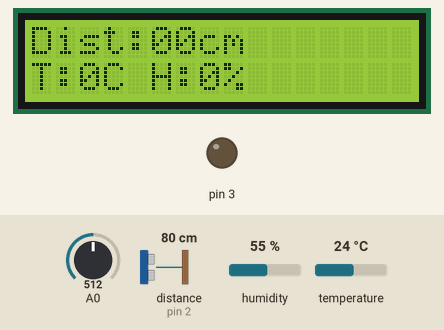
The sketch below on a simulated Arduino Uno, built with avr-gcc and run on an emulated ATmega328P. Parts: 16×2 character LCD, output pins drawn as LEDs (lit = HIGH). The inputs (shaded band) are chosen by the test bench; at power-on: A0 = 512, distance to the obstacle (sensor on pin 2) 80 cm, humidity 55 %, temperature 24 °C. The echo pulse lasts 58.3 µs per cm.

Above: at 2.1 s.
At 38.1 s:
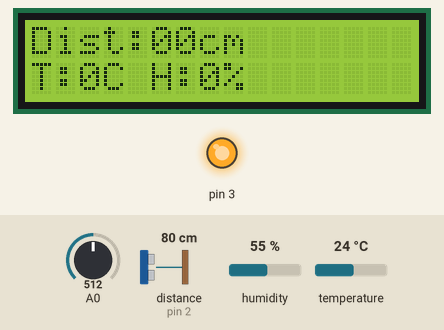
Timing chart, 0 to 129.5 s (numbered marks = the images above):
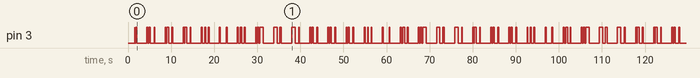

The sketch:

communications_final.ino
```cpp
/* Transmits data using a white LED and recieves it using a photoresistor */

#include <Ultrasonic.h>                   // import ultrasonic library by eric simoes
#include <LiquidCrystal.h>                // import LCD library
#include <dht.h>                         //import Temp/Humidity library

Ultrasonic ultrasonic(4,2);               // Register ultrasonic sensor with interface pins ultrasonic(echo, trig)
LiquidCrystal lcd(0,1,8,9,10,11);         // Register the LCD with interface pins e.g. RS:0, E:1, D4:8, D5:9, D6: 10, D7:11)

#define dht_apin A1 // Analog Pin sensor is connected to
dht DHT;

#define STX 0x70
#define ETX 0x71

char txButton, txTilt, txPot, txA, txB, txC, txD;
char txBuffer[8] = {0,0,0,0,0,0,0,ETX};
char rxBuffer[7];
char rxButton, rxTilt, rxPot, rxA, rxB, rxC, rxD;
int  rx_index;


const long readInterval = 1000;
unsigned long previousReadMillis = 0;

void readInputs()
{
  // Reads the inputs in the mini-projects
  // Uses txButton, txTilt, txPot, txA, txB, txC, txD;
  unsigned long currentReadMillis = millis();

  txButton = '0';
  txTilt = '0';
  txPot = '0';

  if (currentReadMillis - previousReadMillis >= readInterval) //Can only read temp/humid every so often
  {
    previousReadMillis = previousReadMillis + readInterval; //Saves last reading

    int readDistance = ultrasonic.distanceRead();
    if(readDistance < 100){
      int lastChar = readDistance % 10;
      readDistance = readDistance / 10;
      int firstChar = readDistance % 10;
      txA = firstChar;
      txB = lastChar;
    }
    DHT.read11(dht_apin);
    int temp = int(DHT.temperature);
    int humid = int(DHT.humidity);
    txC = temp;
    txD = humid;
  }
}


const long writeInterval = 500;
unsigned long previousWriteMillis = 0;

void writeOutputs()
{
  // Writes the outputs in the mini-projects
  // Uses rxButton, rxTilt, rxPot, rxA, rxB, rxC, rxD;
  unsigned long currentWriteMillis = millis();

  if (currentWriteMillis - previousWriteMillis >= writeInterval) //Can only read temp/humid every so often
  {
    previousWriteMillis = previousWriteMillis + writeInterval; //Saves last reading
    lcd.clear();
    lcd.print("Dist:");
    lcd.print(rxA, 10);
    lcd.print(rxB, 10);
    lcd.print("cm ");
    lcd.print(rxButton);
    lcd.print(rxTilt);
    lcd.print(rxPot);
    lcd.setCursor(0,1);
    lcd.print("T:");
    lcd.print(rxC, 10);
    lcd.print("C ");
    lcd.print("H:");
    lcd.print(rxD, 10);
    lcd.print("%");
  }
}


int ledState = LOW;             // ledState used to set the LED


char encrypt(char in_char)
{
  char out_char;

  out_char = in_char;

  return out_char;
}


char decrypt(char in_char)
{
  char out_char;

  out_char = in_char;

  return out_char;
}


// the setup routine runs once when you press reset:
void setup()
{
  // setup the LCD's number of coulumns and rows
  lcd.begin(16,2);
  //Set the digital pin as output:
  pinMode(3, OUTPUT);
  delay(1500);//Wait before accessing Sensor
}


const long txInterval = 200;              // interval at which to tx bit (milliseconds)
int tx_state = 0;
char tx_char = 'H';
char chr;
unsigned long previousTxMillis = 0;        // will store last time LED was updated

char tx_string[] = "Hello World";
#define TX_START_OF_TEXT  -1
int tx_string_state = TX_START_OF_TEXT;


char getTxChar()
{
  char chr;

  switch (tx_string_state)
  {
    case TX_START_OF_TEXT:
    tx_string_state = 0;
    txBuffer[0] = txButton;
    txBuffer[1] = txTilt;
    txBuffer[2] = txPot;
    txBuffer[3] = txA;
    txBuffer[4] = txB;
    txBuffer[5] = txC;
    txBuffer[6] = txD;
    return STX;
    break;

    default:
    chr = txBuffer[tx_string_state];
    tx_string_state++;
    if (chr == ETX)  /* End of string? */
    {
      tx_string_state = TX_START_OF_TEXT;  /* Update the tx string state to start sending the string again */
      return ETX;  /* Send End of Text character */
    }
    else
    {
      return chr;  /* Send a character in the string */
    }
    break;
  }
}

void txChar()
{
  unsigned long currentTxMillis = millis();

  if (currentTxMillis - previousTxMillis >= txInterval)
  {
    // save the last time you blinked the LED (improved)
    previousTxMillis = previousTxMillis + txInterval;  // this version catches up with itself if a delay was introduced

    switch (tx_state)
    {
      case 0:
        chr = encrypt(getTxChar());
        digitalWrite(3, HIGH);  /* Transmit Start bit */
        tx_state++;
        break;

      case 1:
      case 2:
      case 3:
      case 4:
      case 5:
      case 6:
      case 7:
        if ((chr & 0x40) != 0)   /* Transmit each bit in turn */
        {
          digitalWrite(3, HIGH);
        }
        else
        {
          digitalWrite(3, LOW);
        }
        chr = chr << 1;  /* Shift left to present the next bit */
        tx_state++;
        break;

      case 8:
        digitalWrite(3, HIGH);  /* Transmit Stop bit */
        tx_state++;
        break;

      default:
        digitalWrite(3, LOW);
        tx_state++;
        if (tx_state > 20) tx_state = 0;  /* Start resending the character */
        break;
    }
  }
}


const long rxInterval = 20;              // interval at which to read bit (milliseconds)
int rx_state = 0;
char rx_char;
unsigned long previousRxMillis = 0;        // will store last time LED was updated
int rx_bits[10] = {0, 0, 0, 0, 0, 0, 0, 0, 0, 0};


void rxChar()
{
  unsigned long currentRxMillis = millis();
  int sensorValue;
  int i;

  if (currentRxMillis - previousRxMillis >= rxInterval)
  {
    // save the last time you read the analogue input (improved)
    previousRxMillis = previousRxMillis + rxInterval;  // this version catches up with itself if a delay was introduced

    sensorValue = analogRead(A0);
    //Serial.println(rx_state);

    switch (rx_state)
    {
      case 0:
        if (sensorValue >= 900) //Change this value depending on what your photoresistor reads when the LED blinks
        {
          rx_bits[0]++;
          rx_state++;
        }
        break;

      case 100:
        if ((rx_bits[0] >= 6) && (rx_bits[8] >= 6))  /* Valid start and stop bits */
        {
          rx_char = 0;

          for (i = 1; i < 8; i++)
          {
            rx_char = rx_char << 1;
            if (rx_bits[i] >= 6) rx_char = rx_char | 0x01;
          }
          rx_char = decrypt(rx_char);

          Serial.println(rx_char + 0);

          switch (rx_char)
          {
            case STX:
            rx_index = 0;
            break;

            case ETX:
            rxButton = rxBuffer[0];
            rxTilt = rxBuffer[1];
            rxPot = rxBuffer[2];
            rxA = rxBuffer[3];
            rxB = rxBuffer[4];
            rxC = rxBuffer[5];
            rxD = rxBuffer[6];
            rx_index = 0;
            break;

            default:
            rxBuffer[rx_index] = rx_char;
            rx_index++;
            break;
          }
        }
        else
        {
          Serial.println("Rx error");
        }
//        for (i = 0; i < 10; i++)  /* Print the recieved bit on the monitor - debug purposes */
//        {
//          Serial.println(rx_bits[i]);
//        }
        for (i = 0; i < 10; i++)
        {
          rx_bits[i] = 0;
        }
        rx_state = 0;
        break;

      default:
        if (sensorValue >= 900) //Change this value depending on what your photoresistor reads when the LED blinks
        {
          rx_bits[rx_state / 10]++;
        }
        rx_state++;
        break;
    }
  }

}


//The loop routine runs over and over again forever:
void loop()
{
  readInputs();
  txChar();
  rxChar();
  writeOutputs();
}
```

Measured:
- by itself, pin 3: moves between LOW and HIGH, repeating every 37.8 s
